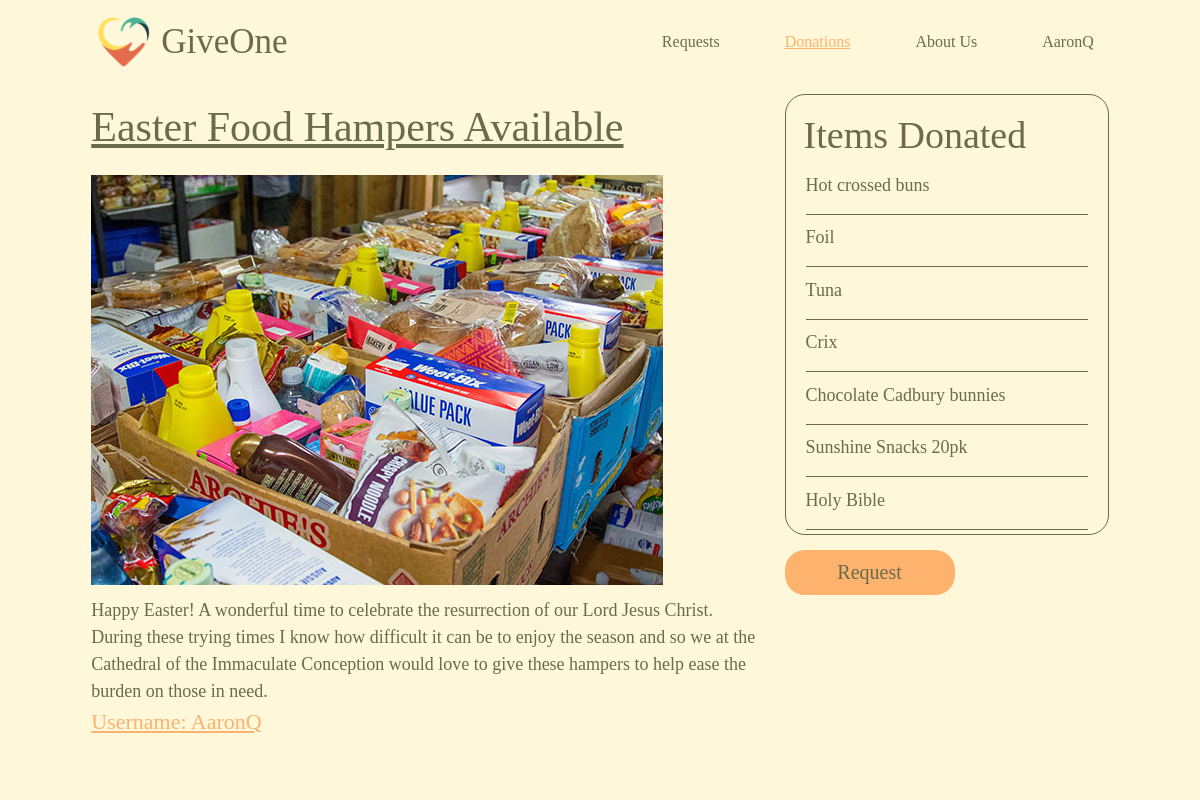
Screenshot of /donation_page/1 (signed in) with the database file from the repository.
### models.py (models this page shows, shortened)
class User(UserMixin, db.Model):
    id = db.Column(db.Integer, primary_key=True)
    username = db.Column(db.String(80), unique=True, nullable=False)
    email = db.Column(db.String(120), unique=True, nullable=False)
    password = db.Column(db.String(120), nullable=False)
    requests = db.relationship('Requests', backref='user', lazy=True, cascade="all, delete-orphan")     #get all requests by user
    donations = db.relationship('Donations', backref='user', lazy=True, cascade="all, delete-orphan")   #get all donations for user
    uploads = db.relationship('Upload', backref='user', lazy=True, cascade="all, delete-orphan")

class Donations(db.Model):
    donid = db.Column(db.Integer, primary_key=True)
    title = db.Column(db.String(180), nullable=False)
    body = db.Column(db.String(1000), nullable=False)
    don_items = db.Column(db.String(2000), nullable=False)
    directions = db.Column(db.String(1000), nullable=False)
    note = db.Column(db.String(1000), nullable=False)
    userid  = db.Column(db.Integer, db.ForeignKey('user.id'), nullable=False)
    requested = db.Column(db.Boolean, default=False)
    requestor_username = db.Column(db.String(180), nullable=False, default="")
    requestor_email =  db.Column(db.String(180), nullable=False, default="")
    donation_image = db.relationship('Donation_Image', backref='donations', lazy=True, cascade="all, delete-orphan", uselist=False)

class Donation_Image(db.Model):
  img_id = db.Column(db.Integer, primary_key=True)
  filename = db.Column(db.String, nullable=False)
  donid = db.Column(db.Integer, db.ForeignKey('donations.donid'), nullable=False)
  def get_url(self):
    return f'/uploads/{self.filename}'

### app.py (the view)
@app.route('/donation_page/<int:id>', methods=['GET'])
@login_required
def donation_page(id):
  donation = Donations.query.filter_by(userid=current_user.id, donid=id).first()    #find that donation in  database
  if ',' in donation.don_items:
    donation.don_items = donation.don_items.split(',')     #turn string into list of items
  return render_template('donation_page.html', donation=donation)

### app.py (called while the page is built)
@login_manager.user_loader
def load_user(user_id):
    return User.query.get(user_id)

### templates/donation_page.html (shortened to what this page needs)
<!DOCTYPE html>
<html lang="en">
    <head>
        <link rel="stylesheet" href="{{ url_for('static', filename='/request_page.css') }}">
        <link rel="stylesheet" href="https://cdnjs.cloudflare.com/ajax/libs/materialize/1.0.0/css/materialize.min.css">
    </head>
    <body onload="show_toasts()">
        <div class="mycontainer">
            <div class="row">
                <nav class="col s12 nav-bar">
                    <a class="logo-div" href="{{ url_for('homepage') }}">
                        <img src="{{ url_for('static', filename='/GiveOneLogo.png') }}" alt="GiveOne logo" class="logo">
                        <h1 class="title text">GiveOne</h1>
                     </a>
                    <ul class="nav-items">
                        <li> <a class="nav-item text hide-on-med-and-down browser-default" href="{{ url_for('all_requests') }}">Requests</a> </li>
                        <li> <a class="current-page nav-item text hide-on-med-and-down" href="{{ url_for('all_donations') }}">Donations</a> </li>
                        <li> <a class="nav-item text hide-on-med-and-down" href="{{ url_for('about_us') }}">About Us</a> </li>
                        <li> <a class="profile nav-item text hide-on-med-and-down" href="{{ url_for('profile') }}">{{ current_user.username }}</a> </li>
                    </ul>
                </nav>
            </div>
        </div>
        <div class="mycontainer">
            <div class="row">
                <div class="col s12 l8 request-body">
                    <h1 class="request-title text">{{donation.title}}</h1>
                    <img src="{{ donation.donation_image.get_url() }}" class="request-image">
                    <p class="request-details text">{{donation.body}}</p>
                    <p class="profile-link text">Username: {{ donation.user.username }}</p>
                </div>
                <div class="col s12 l4 request-items">
                    <div class="border">
                        <h1 class="items-title text">Items Donated</h1>
                        <ul class="item-list">
                                <p class="item text">{{item}}</p>
                        </ul>
                    </div>
                        <button data-target="form-modal" class="button modal-trigger text">Request</button>
                </div>
            </div>
        </div>
    </body>
</html>

### static/request_page.css (style rules this page uses)
* { box-sizing: border-box; border: 0; margin: 0; padding: 0; background-color: #FFF7D9; font-family: 'Playfair Display', serif; }
.text { color: #696B4D; }
.mycontainer { margin-left: 80px; margin-right: 80px; }
.nav-bar { margin-top: 10px; width: 100vw; background-color: #FFF7D9; display: flex; flex-direction: row; box-shadow: none; }
.logo-div { display: flex; align-items: center; text-decoration: none; }
.logo { height: 50px; width: 70px; object-fit: fill; }
.title { padding: 0; margin: 0; font-size: 35px; font-weight: 400; }
.nav-items { margin-left: auto; }
.nav-item { margin-left: 35px; font-size: 16px; font-weight: 50; transition: font-size 0.2s; }
.current-page { color: #FDB26D; font-weight: 100; text-decoration: underline; }
.request-body { margin-bottom: 35px; }
.request-title { font-size: 42px; font-weight: 20; text-decoration: underline; margin-top: 10px; }
.request-image { max-width: 100%; object-fit: fill; }
.request-details { font-size: 18px; margin-top: 5px; }
.profile-link { font-size: 22px; color: #FDB26D; text-decoration: underline; }
.border { border: 0.8px #696B4D solid; border-radius: 20px; padding: 10px 10px 5px 10px; }
.items-title { margin: 10px 0px 15px 8px; font-size: 38px; }
.item { font-size: 18px; margin: 10px 5px 15px 10px; }
.button { background-color: #FDB26D; height: 45px; width: 170px; text-align: center; font-size: 20px; font-weight: 300; border-radius: 20px; font-family: 'Playfair Display', serif; margin: 15px auto 0px auto; transition: color height width box-shadow 0.2s; }

### rows the page displays
User: username "AaronQ", user.username "AaronQ"
Donations: title "Easter Food Hampers Available", body "Happy Easter! A wonderful time to celebrate the resurrection of our Lord Jesus Christ. During these trying times I know how difficult it can be to enjoy the season and so we at the Cathedral of the Immaculate Conception would love to give these hampers to help ease the burden on those in need."
Donation_Image: donation_image.get_url (picture)

### other values shown
{{ item }} "Hot crossed buns" "Foil" "Tuna" "Crix" "Chocolate Cadbury bunnies" "Sunshine Snacks 20pk" "Holy Bible"
